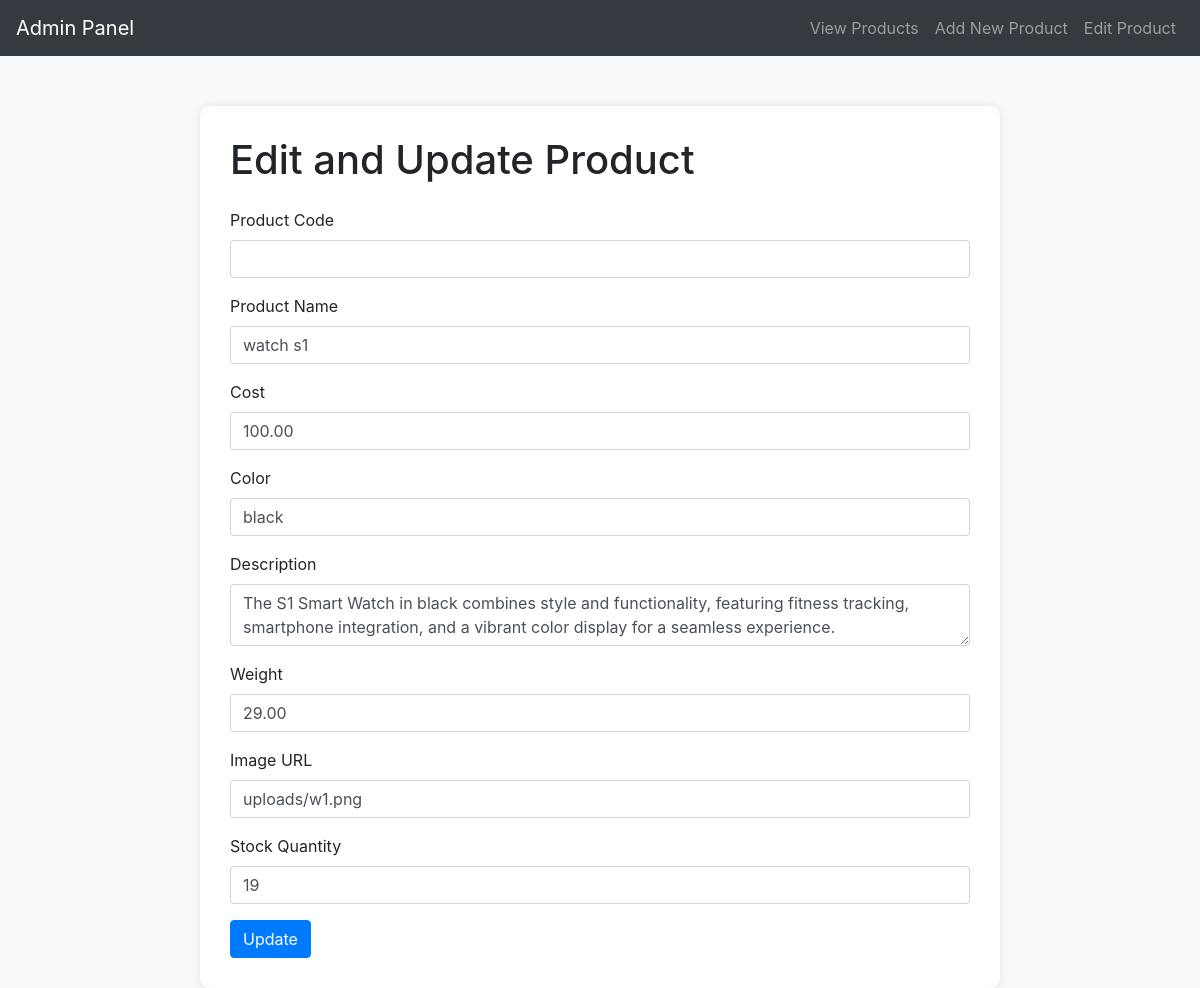
Screenshot of /edit_prod.php?id=4 with the database file from the repository.
### tables this page shows
CREATE TABLE IF NOT EXISTS `products` (
  `id` int NOT NULL AUTO_INCREMENT,
  `product_code` varchar(50) NOT NULL,
  `product_name` varchar(100) NOT NULL,
  `cost` decimal(10,2) NOT NULL,
  `color` varchar(50) DEFAULT NULL,
  `description` text,
  `weight` decimal(10,2) DEFAULT NULL,
  `image` longtext,
  `stock_quantity` int NOT NULL DEFAULT '0',
  PRIMARY KEY (`id`)
);

### edit_prod.php (the view, shortened to what this page needs)
<!DOCTYPE html>
<html lang="en">
<head>
    <link rel="stylesheet" href="https://stackpath.bootstrapcdn.com/bootstrap/4.5.2/css/bootstrap.min.css">
</head>
<body>
    <nav class="navbar navbar-expand-lg navbar-dark bg-dark">
        <a class="navbar-brand" href="admin.html">Admin Panel</a>
        <div class="collapse navbar-collapse" id="navbarNav">
            <ul class="navbar-nav ml-auto">
                <li class="nav-item">
                    <a class="nav-link" href="view_products.php">View Products</a>
                </li>
                <li class="nav-item">
                    <a class="nav-link" href="add_product.php">Add New Product</a>
                </li>
                <li class="nav-item">
                    <a class="nav-link" href="edit_prod.php">Edit Product</a>
                </li>
            </ul>
        </div>
    </nav>
    <div class="container">
        <h1 class="mb-4">Edit and Update Product</h1>
        <?php
        $host = 'localhost';
        $username = 'root';
        $password = '';
        $database = 'project';
        $conn = new mysqli($host, $username, $password, $database);
        $id = isset($_GET['id']) ? $_GET['id'] : 0;
        $id = (int)$id;
        $sql = "SELECT * FROM products WHERE id = $id";
        $result = $conn->query($sql);
        if ($result && $result->num_rows > 0) {
            $row = $result->fetch_assoc();
        } else {
            echo "<div class='alert alert-danger' role='alert'>No product found with ID: $id</div>";
        }
        ?>
        <?php if ($result && $result->num_rows > 0): ?>
            <form method="post">
                <div class="form-group">
                    <label for="product_code">Product Code</label>
                    <input type="text" class="form-control" id="product_code" name="product_code" value="<?php echo $row['product_code']; ?>">
                </div>
                <div class="form-group">
                    <label for="product_name">Product Name</label>
                    <input type="text" class="form-control" id="product_name" name="product_name" value="<?php echo $row['product_name']; ?>">
                </div>
                <div class="form-group">
                    <label for="cost">Cost</label>
                    <input type="text" class="form-control" id="cost" name="cost" value="<?php echo ($row['cost']); ?>">
                </div>
                <div class="form-group">
                    <label for="color">Color</label>
                    <input type="text" class="form-control" id="color" name="color" value="<?php echo $row['color']; ?>">
                </div>
                <div class="form-group">
                    <label for="description">Description</label>
                    <textarea class="form-control" id="description" name="description"><?php echo $row['description']; ?></textarea>
                </div>
                <div class="form-group">
                    <label for="weight">Weight</label>
                    <input type="text" class="form-control" id="weight" name="weight" value="<?php echo ($row['weight']); ?>">
                </div>
                <div class="form-group">
                    <label for="image">Image URL</label>
                    <input type="text" class="form-control" id="image" name="image" value="<?php echo $row['image']; ?>">
                </div>
                <div class="form-group">
                    <label for="stock_quantity">Stock Quantity</label>
                    <input type="text" class="form-control" id="stock_quantity" name="stock_quantity" value="<?php echo ($row['stock_quantity']); ?>">
                </div>
                <button type="submit" class="btn btn-primary">Update</button>
            </form>
        <?php endif; ?>
    </div>
</body>
</html>

### edit_prod.php (style rules this page uses)
body { background-color: #f8f9fa; }
.container { max-width: 800px; margin-top: 50px; background-color: #fff; padding: 30px; border-radius: 10px; box-shadow: 0 0 10px rgba(0, 0, 0, 0.1); }

### rows the page displays
products: product_name "watch s1", cost "100.00", color "black", description "The S1 Smart Watch in black combines style and functionality, featuring fitness tracking, smartphone integration, and a vibrant color display for a seamless experience.", weight "29.00", image "uploads/w1.png", stock_quantity "19"
